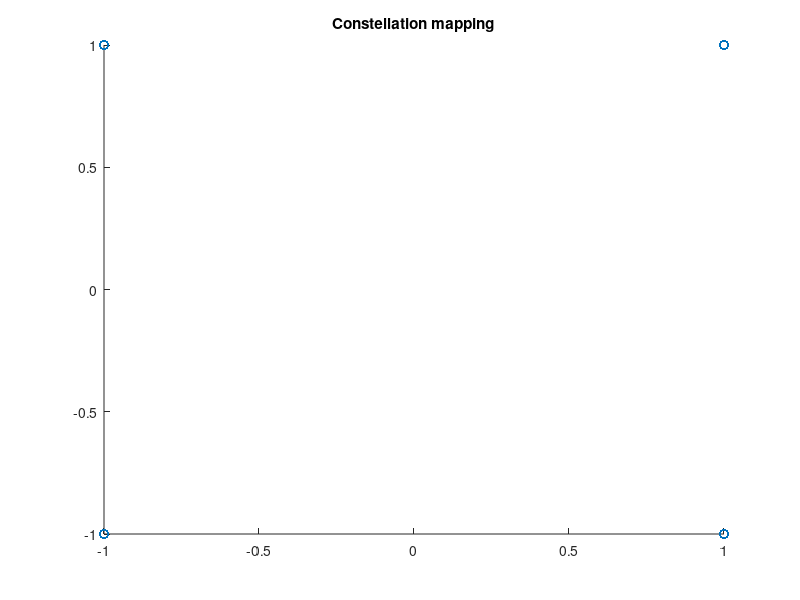

This chart was generated by the following MATLAB code: (Note: this script raises an error after producing the figure.)
clear all
close all
%% Chaine de transmission QPSK : Passe bas équivalent

figure(1);
title(sprintf("Taux erreur binaire TEB"));
xlabel("E_b/N_0 en dB");
ylabel("TEB");
    
%% Paramètre du modulateur
Rb = 2000; % Rb = 2kHz debit binaire
Fe = 10000; % Fe = 10kHz frequence echantillonage
Te = 1/Fe;

%% Information binaire a transmettre
N = 5000; %Nombre de bit a transmettre
bits = randi([0, 1], 1, N); %Signal aleatoire de N bits.

%% Mapping de Gray a moyenne nulle: QPSK 4 pts sur le cercle/grille
m = 2;
M = 4;
ak = [1, 1, -1, -1]; %Mapping 4-aire a moyenne nulle
bk = [1, -1, 1, -1]; %Mapping 4-aire a moyenne nulle
dk = ak + j*bk;

map = reshape(bits, m, N/m)'; %m=2
symbole = bi2de(map, 'left-msb')';
symbole(find(symbole==0)) = dk(1); % 00->1+i
symbole(find(symbole==1)) = dk(2); % 01->1-i
symbole(find(symbole==2)) = dk(3); % 10->-1+i
symbole(find(symbole==3)) = dk(4); % 11->-1-i
Nsymbole = N/m;

% % Constellation
fig1 = figure(1);
scatter(real(symbole), -imag(symbole));
title(sprintf("Constellation mapping"));
% %saveas(fig1, sprintf("figures/Chaine2_Constellation_Mapping.png"));

%% Surechantillonnage
Rs = Rb/m; % Debit des symboles
Ts = 1/Rs; % Temps d'un symbole
Ns = Fe*Ts; %Nombre d'échantillons par symbole
Nt = N*Ns; %=size(map). Nombre d'échantillon totale. On rajoute des zeros !
symbole_sur = kron(symbole, [1 zeros(1, Ns-1)]);
Nsymbole_sur = Nsymbole*Ns;

%% Filtre mise en forme
alpha = 0.35;
span = 8;
h = rcosdesign(alpha, span, Ns);
symbole_bandebase = filter_nodelay(h, 1, symbole_sur);
Nsymbole_bandebase = Nsymbole_sur;

%% Pas de transposition en fréquence
x = symbole_bandebase;
Nx = Nsymbole_bandebase;

%% DSP de l'enveloppe complexe
fig7 = figure(7);
title(sprintf("DSP QPSK"));
pwelch(symbole_bandebase, [],[], [], Fe, 'centered');
saveas(fig7, "figures/DSP_bande_base.png");

%%Boucle EbN0
Px = mean(abs(x).^2);
EbN0m = 1:0.1:8; %en Db
%% Filtre canal
for EbN0 = EbN0m
    E = 10^(EbN0/10); %Eb/N0 en 10^
    sigma2 = Px*Ns/(2*log2(M)*E);
    nI = sqrt(sigma2)*randn(1, Nx);
    nQ = sqrt(sigma2)*randn(1, Nx);
    n = nI + j*nQ;
    % n = 0; %Sans bruit
    signal_transmis = x + n;
    
    %% Filtre de reception
    hr = h;
    signal_reception = filter_nodelay(hr, 1, signal_transmis);

    %% Echantillonage
    n0 = 1;
    signal_bande_echantilloner = signal_reception(n0:Ns:end);
    
    %% Décision
    SymbolesDecides = sign(real(signal_bande_echantilloner)) + j*sign(imag(signal_bande_echantilloner));

    %% Demapping
    desymbole(find(SymbolesDecides==dk(1))) = 0; % 1+i --> 00
    desymbole(find(SymbolesDecides==dk(2))) = 1; % 1-i --> 01
    desymbole(find(SymbolesDecides==dk(3))) = 2; % -1+i --> 10
    desymbole(find(SymbolesDecides==dk(4))) = 3; % -1-i --> 11
    bits_deco = de2bi(desymbole, 'left-msb')';
    bits_deco = reshape(bits_deco, N, 1)';

    %% Taux erreur binaire
    TEB = mean(bits_deco~=bits)
    
    fig6 = figure(6);
    hold on;
    scatter(EbN0, TEB, 'b+');

end

figure(6);
plot(EbN0m, qfunc(sqrt(10.^(EbN0m/10))));
set(gca,'yscale','log');
saveas(fig6, sprintf("figures/Chaine3TEB.png"));


